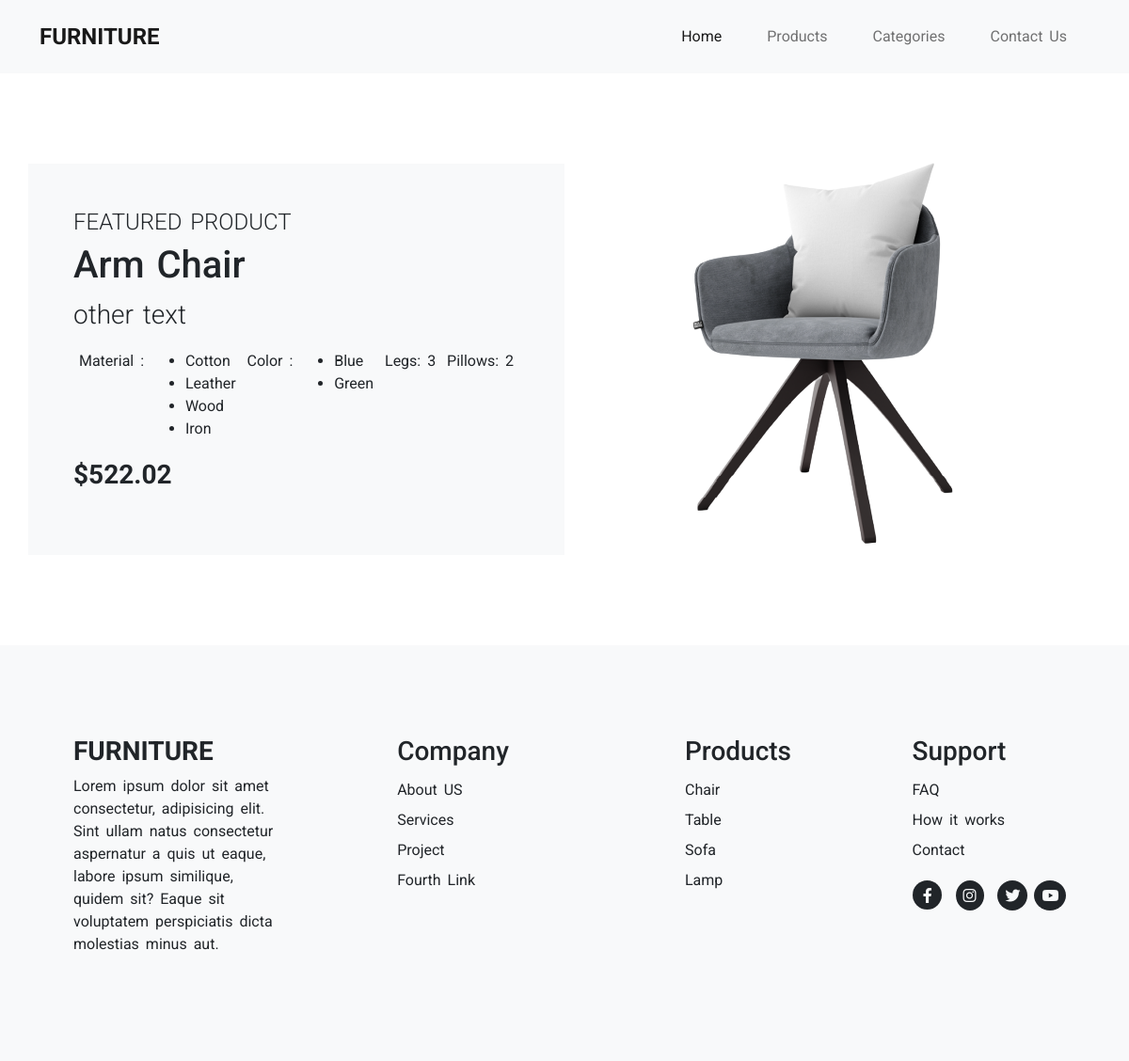
The page /productDetail/2 on the database its author committed.
### furnitureApp/models.py (models this page shows, shortened)
class Product(models.Model):
    product_id = models.AutoField(primary_key=True)
    product_name = models.CharField(max_length=60, null=True, blank=True)
    product_price = models.DecimalField(
        max_digits=5, decimal_places=2, null=True, blank=True
    )  # 209.99
    product_review = models.TextField(max_length=600, null=True, blank=True)
    product_image = models.ImageField(upload_to="product/")
    product_description = models.TextField(max_length=500, null=True, blank=True)
    product_legs = models.IntegerField(null=True, blank=True)
    product_pillows = models.IntegerField(null=True, blank=True)
    product_color = models.ManyToManyField(Color)
    product_material = models.ManyToManyField(Material)
    product_category = models.ForeignKey(Category, on_delete=models.CASCADE, null=True, blank=True)

class Material(models.Model):
    material_name = models.CharField(max_length=60, null=True, blank=True)
    def __str__(self):
        return f"{self.material_name}"

class Color(models.Model):
    color_name = models.CharField(max_length=60, null=True, blank=True)
    def __str__(self):
        return f"{self.color_name}"

### furnitureApp/views.py (the view)
# urls.py: path("productDetail/<id>", views.product, name="product"),
def product(request, id):
    category = Category.objects.all().order_by("-pk")
    productDetail = Product.objects.get(product_id=id)
    context = {"productDetail": productDetail, 'category':category}
    return render(request, "product.html", context)

### furnitureApp/templates/product.html
<!DOCTYPE html>
{% extends 'index.html' %}
{% load static %}
{% block content %}
<div class="container mb-5">
    <div class="row mt-5">
        <div class="col-12 col-md-6 bg-light p-5 my-auto">
            <h4 class="fw-light">FEATURED PRODUCT</h4>
            <h3 class="fs-1">{{productDetail.product_name}}</h3>
            <p class="fs-3 fw-light">{{productDetail.product_description}}</p>
            <div class="d-flex justify-content-around">
                <p>Material : </p>
                <ul>
                    {% for material in productDetail.product_material.all %}
                    <li>{{material}}</li> {% endfor %}
                </ul>
                <p>Color : </p>
                <ul> {% for color in productDetail.product_color.all %} <li>{{color}}</li> {% endfor %} </ul>
                <p>Legs: {{productDetail.product_legs}} </p>
                <p>Pillows: {{productDetail.product_pillows}}</p>
            </div>
            <p class="fw-bolder fs-3">${{productDetail.product_price}}</p>
        </div>
        <div class="col-12 col-md-6 d-flex justify-content-center align-content-center">
            <img src="{{productDetail.product_image.url}}" class="img-fluid" alt="">
        </div>
    </div>
</div>
{% endblock %}

### furnitureApp/static/css/style.css (style rules this page uses)
* { margin: 0; padding: 0; box-sizing: border-box; }
body { font-size: 1rem; line-height: 1.5; word-spacing: 3px; font-family: 'Roboto', sans-serif; }

### rows shown on the page
Product: product_name "Arm Chair", product_description "other text", product_legs "3", product_pillows "2", product_price "522.02", product_image (picture)
Material: material_name "Cotton"
Material: material_name "Leather"
Material: material_name "Wood"
Material: material_name "Iron"
Color: color_name "Blue"
Color: color_name "Green"
